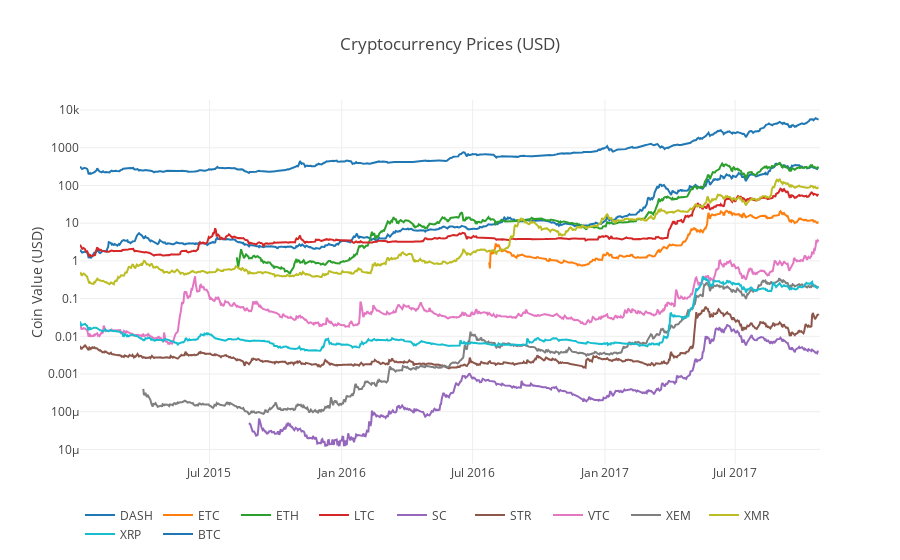

Notebook cell for this chart:
### Code cell
df_scatter(combined_df, 'Cryptocurrency Prices (USD)', separate_y_axis=False, y_axis_label='Coin Value (USD)', scale='log')

### Figure 1 — Plotly figure (JSON) as saved in the notebook; plotly's stock layout.template omitted (floating-point values rounded to 4 significant figures; data arrays with more than 128 entries replaced by an {"elided": "..."} marker saying what was removed)
{"data": [{"name": "DASH", "type": "scatter", "visible": "visible", "x": {"elided": "1030 str values"}, "y": {"elided": "1030 float values"}}, {"name": "ETC", "type": "scatter", "visible": "visible", "x": {"elided": "1030 str values"}, "y": {"elided": "1030 float values"}}, {"name": "ETH", "type": "scatter", "visible": "visible", "x": {"elided": "1030 str values"}, "y": {"elided": "1030 float values"}}, {"name": "LTC", "type": "scatter", "visible": "visible", "x": {"elided": "1030 str values"}, "y": {"elided": "1030 float values"}}, {"name": "SC", "type": "scatter", "visible": "visible", "x": {"elided": "1030 str values"}, "y": {"elided": "1030 float values"}}, {"name": "STR", "type": "scatter", "visible": "visible", "x": {"elided": "1030 str values"}, "y": {"elided": "1030 float values"}}, {"name": "VTC", "type": "scatter", "visible": "visible", "x": {"elided": "1030 str values"}, "y": {"elided": "1030 float values"}}, {"name": "XEM", "type": "scatter", "visible": "visible", "x": {"elided": "1030 str values"}, "y": {"elided": "1030 float values"}}, {"name": "XMR", "type": "scatter", "visible": "visible", "x": {"elided": "1030 str values"}, "y": {"elided": "1030 float values"}}, {"name": "XRP", "type": "scatter", "visible": "visible", "x": {"elided": "1030 str values"}, "y": {"elided": "1030 float values"}}, {"name": "BTC", "type": "scatter", "visible": "visible", "x": {"elided": "1030 str values"}, "y": {"elided": "1030 float values"}}], "layout": {"legend": {"orientation": "h"}, "title": "Cryptocurrency Prices (USD)", "xaxis": {"type": "date"}, "yaxis": {"showticklabels": true, "title": "Coin Value (USD)", "type": "log"}}}
